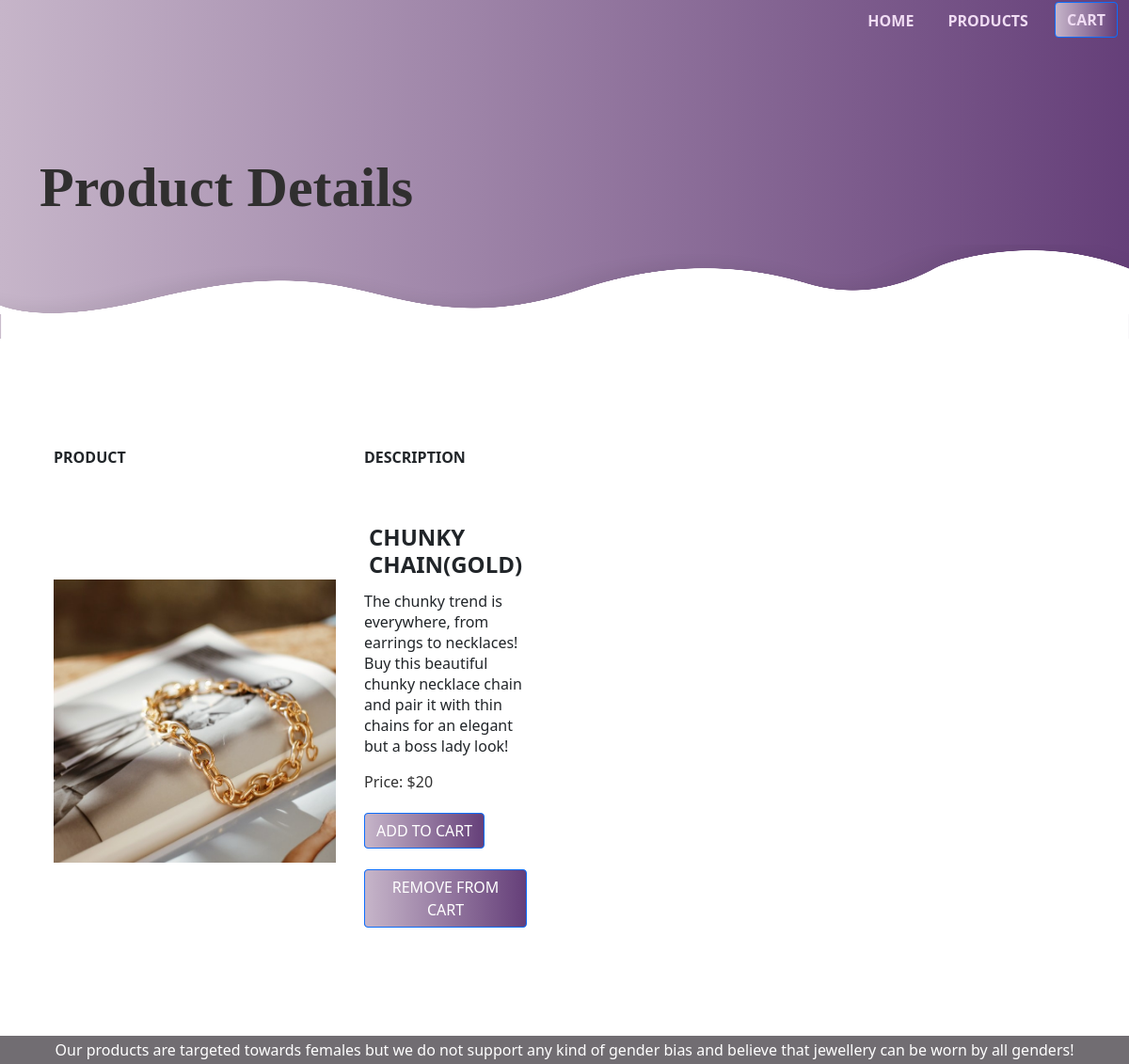
/product/product-2/, run on the app's committed database.
### catalog/models.py (models this page shows, shortened)
class Item(models.Model):
    title = models.CharField(max_length=200)
    price = models.IntegerField()
    discount_price = models.IntegerField(blank=True, null=True)
    slug = models.SlugField()
    description = models.TextField()
    image = models.ImageField(default='default.jpg',upload_to='static/img')
    def get_add_to_cart_url(self):
        return reverse('add_to_cart', kwargs={'slug':self.slug})
    def get_remove_from_cart_url(self):
        return reverse('remove_from_cart', kwargs={'slug':self.slug})

### catalog/views.py (the view)
# urls.py: path('product/<slug>/', ProductDetail.as_view(), name = 'product'),
class ProductDetail(DetailView):
    model = Item
    template_name = 'product.html'

### catalog/templates/product.html (shortened to what this page needs)
{% load static %}
<html>
    <head>
        <link rel="stylesheet" href="{% static 'css/styles.css' %}">
        <link rel="stylesheet" href="https://cdn.jsdelivr.net/npm/bootstrap@5.0.0-beta3/dist/css/bootstrap.min.css">
        <link rel="stylesheet" href="https://stackpath.bootstrapcdn.com/font-awesome/4.7.0/css/font-awesome.min.css">
    </head>
    <body>
         <section id="nav-bar">
            <nav class="navbar navbar-expand-lg navbar-light">
                  <div class="collapse navbar-collapse" id="navbarSupportedContent">
                    <ul class="navbar-nav ms-auto mb-2 mb-lg-0 ">
                      <li class="nav-item">
                        <a class="nav-link" href="{% url 'index' %}">HOME</a>
                      </li>
                      <li class="nav-item">
                        <a class="nav-link" href="{% url 'products' %}">PRODUCTS</a>
                      </li>
                      <li class="nav-item">
                        <button type="button" class="btn btn-primary"><a href="{% url 'cart' %}" style="color: white; text-decoration: none;">CART</a></button>
                      </li>
                    </ul>
                  </div>
              </nav>
        </section>
    <section id="banner">
        <div class="container">
            <div class="row">
                <div class="col-md-6">
                    <p class="promo-title"><b>Product Details</b></p>
                </div>
            </div>
        </div>
        <img src="{% static 'img/pngkey.com-wave-shape-png-5161226.png' %}" class="bottom2-img">
    </section>
    <section id="PRODUCTS">
        <div class="container text-center">
            <div class="row text-center">
                <div class="col-md-4 PRODUCTS">
                <table >
                <tr>
                <th>PRODUCT</th>
                <th>DESCRIPTION</th>
            </tr>
             <tr>
             <td> <img src="{{object.image.url}}" class="product1">
                    </td>
            <td><span class="shop-item-title"><h4><b>{{object.title}}</b></h4></span>
            <p>{{object.description}}</br></p>
                    <span class="shop-item-price" >Price: ${{object.price}}</span><br><br>
                    <a href="{{object.get_add_to_cart_url}}" class="btn btn-primary shop-item-button" type="submit">ADD TO CART</a><br></br>
                    <a href="{{object.get_remove_from_cart_url}}" class="btn btn-primary shop-item-button" type="submit">REMOVE FROM CART</a></td>
            </tr>
            </table>
                </div>
            </div>
        </div>
    </section>
    <center>
        <section id="footer">
        <div class="footer">
            Our products are targeted towards females but we do not support any kind of gender bias and believe that jewellery can be worn by all genders!
        </div>
        </section>
        </center>
    </body>
</html>

### catalog/static/css/styles.css (style rules this page uses)
* { margin:0; padding:0; }
body { font-family:sans-serif; }
#nav-bar { position: sticky; top: 0; z-index: 10; }
.navbar { background-image: linear-gradient(to right, #c6b5c9,#653f79); padding: 2px !important; }
.navbar-nav li { padding:0 10px; }
.navbar-nav li a { color:#f0dcf3 !important; font-weight: 600; float: right; text-align: left; }
#banner { background-image: linear-gradient(to right,#c6b5c9,#653f79); color: rgb(48, 47, 47); padding-top: 5%; }
.promo-title { font-size: 60px; font-weight: 600; margin-top: 50px; font-family: 'Alfa Slab One'; }
.bottom2-img { width: 100%; height: 100px; }
#PRODUCTS { padding: 80px 0; }
.product1 { width: 300px; margin-top: 20px; }
.PRODUCTS { padding: 20px; }
.PRODUCTS h4 { padding: 5px; margin-top: 25px; }
.btn-primary { background-image: linear-gradient(to right,#c6b5c9,#653f79); border: #653f79; }
.shop-item-price { flex-grow: 1; color: #333; }
.footer { background-color: #716d72; color: white; padding: .20em 0; }

### catalog/templates/product.html (style rules this page uses)
th, td { padding: 15px; }
table { width: 100%; }

### data on the page
Item: image (picture), title "CHUNKY CHAIN(GOLD)", description "The chunky trend is everywhere, from earrings to necklaces! Buy this beautiful chunky necklace chain and pair it with thin chains for an elegant but a boss lady look!", price "20"
